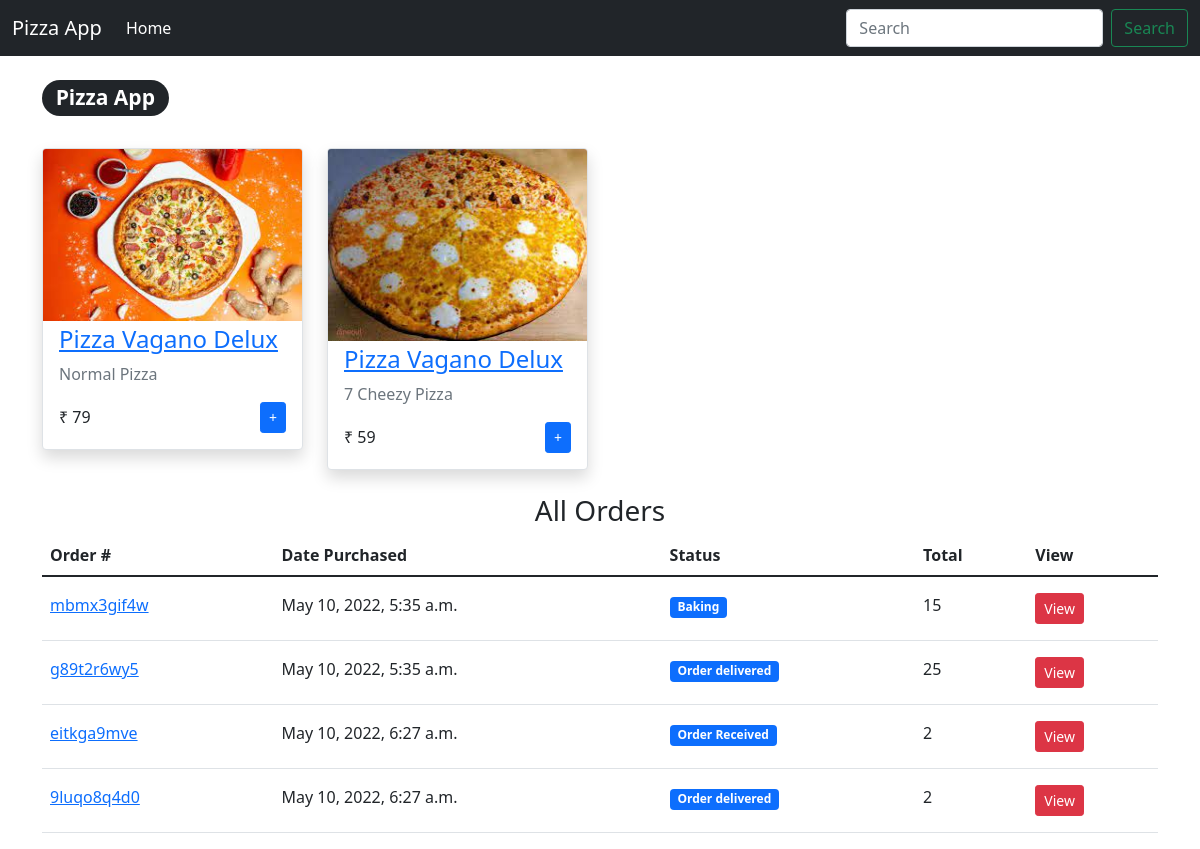
The app's page / (signed in) with its own data.
### home/models.py (models this page shows, shortened)
class Pizza(models.Model):
    name = models.CharField(max_length=100)
    price = models.IntegerField()
    image = models.ImageField(upload_to='home/pizza_uploaded_images', default="")
    def __str__(self):
        return self.name

class Order(models.Model):
    pizza = models.ForeignKey(Pizza, on_delete=models.CASCADE)
    user = models.ForeignKey(User, on_delete=models.CASCADE)
    order_id = models.CharField(max_length=100, default='')
    amount = models.IntegerField(default=100)
    status = models.CharField(max_length=100, choices = CHOICES, default = "Order Received")
    date = models.DateTimeField(auto_now_add=True)

### home/views.py (the view)
# urls.py: path('', home, name='home'),
def home(request):
    pizza = Pizza.objects.all() ## all the objects
    orders = Order.objects.filter(user = request.user)
    print(pizza)
    context = {'pizza': pizza, 'orders': orders}
    return render(request, 'home/index.html', context)

### home/templates/home/index.html (shortened to what this page needs)
{% extends "home/base.html" %}
{% block start %}
{% load static %}
<div class="container">
    <h3><span class="badge rounded-pill bg-dark mt-4">Pizza App</span></h3>
    <div class="row">
    {% for p in pizza %}
    <div class="col-lg-3 col-md-4 col-sm-6 mb-grid-gutter mt-4">
        <div class="card product-card shadow border pb-2"><a class="d-block" href="#quick-view" data-toggle="modal"><img
                    class="card-img-top" src="/media/{{p.image}}" alt="Pizza"></a>
            <div class="card-body pt-1 pb-2">
                <h4 class="product-title font-size-md"><a href="#quick-view" data-toggle="modal">Pizza Vagano Delux</a></h4>
                <p class="font-size-ms text-muted"> {{p.name}} </p>
                <div class="d-flex align-items-center justify-content-between">
                    <div class="product-price"><span class="text-accent"> ₹ {{p.price}}</span></div>
                    <button class="btn btn-primary btn-sm" onclick="createOrder({{p.id}})" type="button" data-toggle="toast"
                        data-target="#cart-toast">+</button>
                </div>
            </div>
        </div>
    </div>
    {% endfor %}
    </div>
    <div>
        <h3 class="text-center mt-4">All Orders</h3>
        <table class="table">
            <thead>
              <tr>
                <th scope="col">Order #</th>
                <th scope="col">Date Purchased</th>
                <th scope="col">Status</th>
                <th scope="col">Total</th>
                <th scope="col">View</th>
              </tr>
            </thead>
            <tbody>
                {% for order in orders %}
                <tr>
                    <td class="py-3"><a class="nav-link-style font-weight-medium font-size-sm" href="#order-details"
                    data-toggle="modal">{{order.order_id}}</a></td>
                    <td class="py-3">{{order.date}}</td>
                    <td class="py-3"><span class="badge bg-primary">{{order.status}}</span></td>
                    <td class="py-3">{{order.amount}}</td>
                    <td class="py-3"><a href="/{{order.order_id}}" class="btn btn-danger btn-sm">View</a></td>
                </tr>
                {% endfor %}
            </tbody>
        </table>
    </div>
</div>
{% endblock %}

### home/templates/home/base.html (shortened to what this page needs)
<!DOCTYPE html>
<html lang="en">
<head>
    <link href="https://cdn.jsdelivr.net/npm/bootstrap@5.1.3/dist/css/bootstrap.min.css" rel="stylesheet">
</head>
<body>
    <nav class="navbar navbar-expand-lg navbar-dark bg-dark">
        <div class="container-fluid">
          <a class="navbar-brand" href="#">Pizza App</a>
          <div class="collapse navbar-collapse" id="navbarSupportedContent">
            <ul class="navbar-nav me-auto mb-2 mb-lg-0">
              <li class="nav-item">
                <a class="nav-link active" aria-current="page" href="#">Home</a>
              </li>
            </ul>
            <form class="d-flex">
              <input class="form-control me-2" type="search" placeholder="Search" aria-label="Search">
              <button class="btn btn-outline-success" type="submit">Search</button>
            </form>
          </div>
        </div>
    </nav>
    {% block start %}
    {% endblock %}
</body>
</html>

### records on screen
Pizza: image (picture), name "Normal Pizza", price "79"
Pizza: image (picture), name "7 Cheezy Pizza", price "59"
Order: order_id "mbmx3gif4w", date "May 10, 2022, 5:35 a.m.", status "Baking", amount "15"
Order: order_id "g89t2r6wy5", date "May 10, 2022, 5:35 a.m.", status "Order delivered", amount "25"
Order: order_id "eitkga9mve", date "May 10, 2022, 6:27 a.m.", status "Order Received", amount "2"
Order: order_id "9luqo8q4d0", date "May 10, 2022, 6:27 a.m.", status "Order delivered", amount "2"
